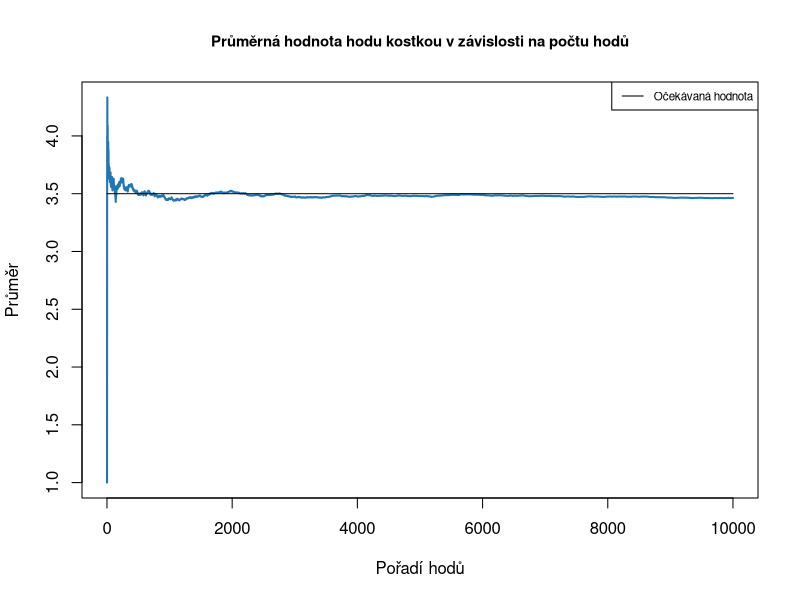
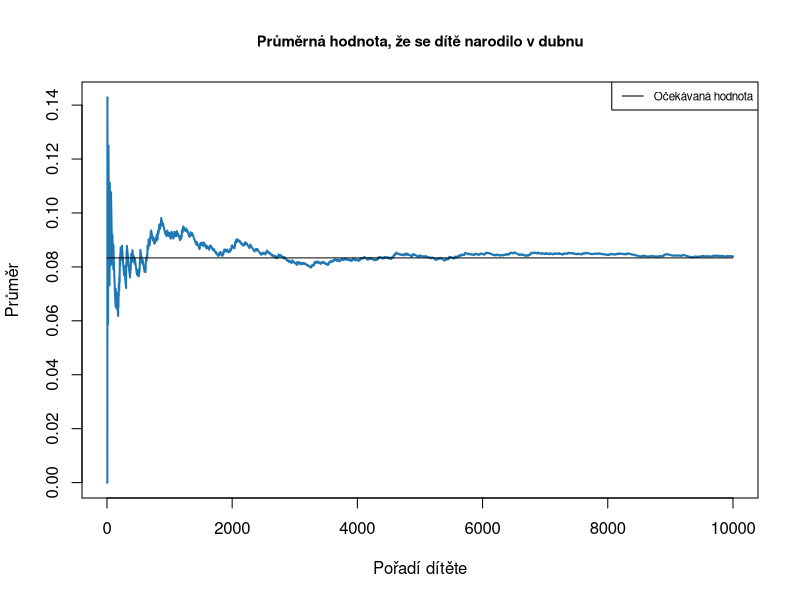
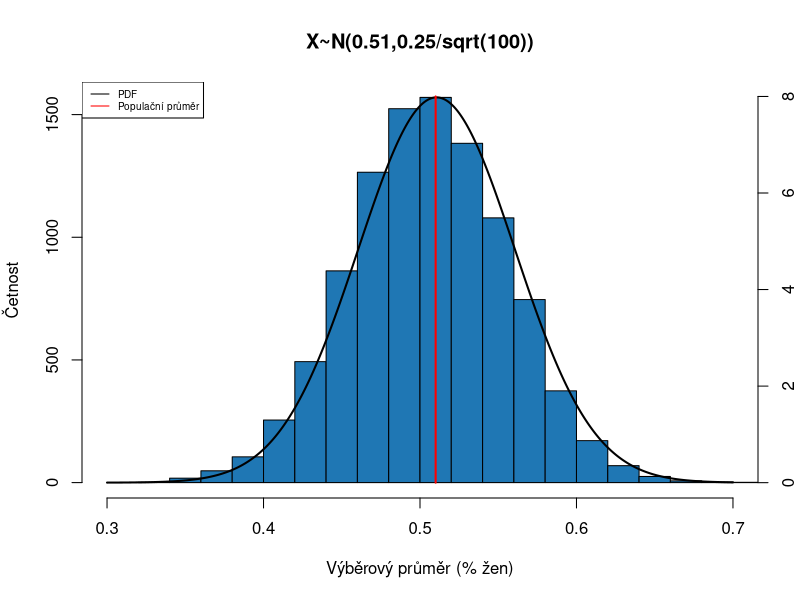
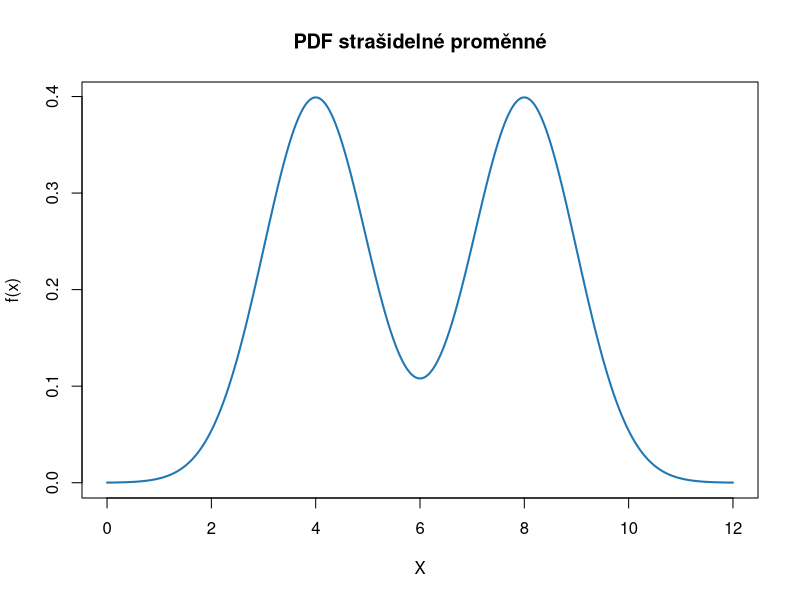
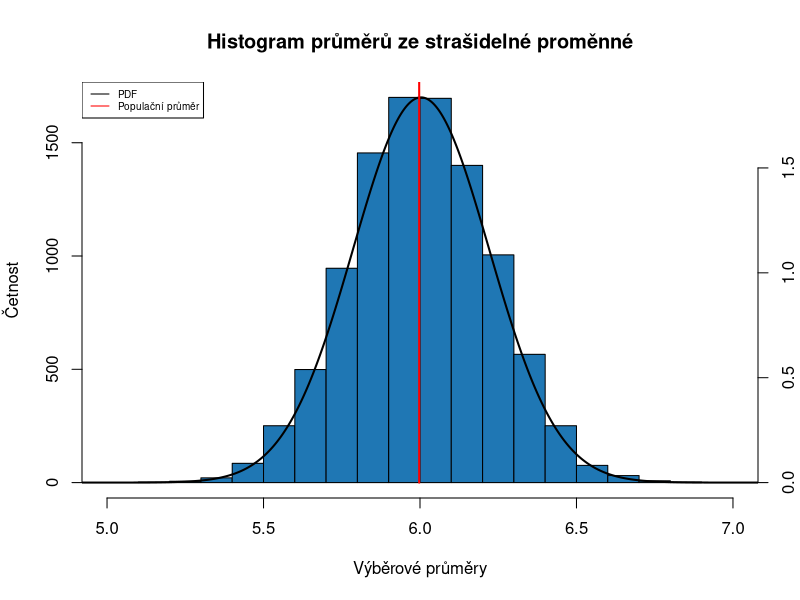
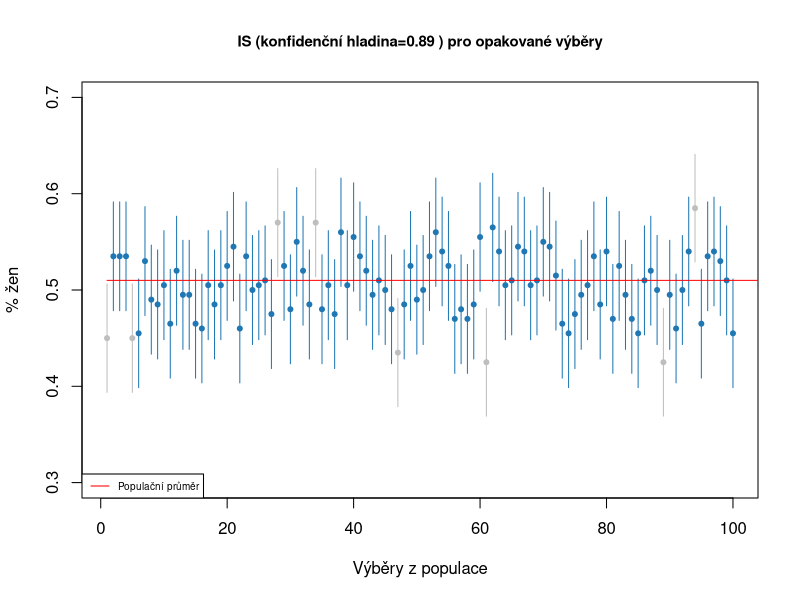

Reproduce these figures in R, in order.
## ---- chunk 1
knitr::opts_chunk$set(echo = TRUE, fig.width = 10)
set.seed(10)
## ---- chunk 2
a <- 1
b <- 6
ocekavana_hodnota <- (a+b)/2

# 10 hodů
n <- 10
kostka <- c(1:6)
hody_n10 <- sample(kostka, size = 10, replace = TRUE)
prumer_n10 <- mean(hody_n10)
print(paste0("Průměr ", n, " hodů je: ", prumer_n10))

# nasimulujeme si velke mnozstvi hodu kostkou
n <- 10000
hody <- sample(c(1:6), replace = TRUE, prob = rep(1/6, 6), size = n)
# vytvorime si vektor, do ktereho budeme ukladat prumery
prumer <- rep(0, n)
# vypocitame kumulativni prumer 
for(i in c(1:n)) {
  prumer[i] <- mean(hody[1:i])
}
#zobrazime
plot(prumer, 
     xlab = "Pořadí hodů", ylab = "Průměr", 
     main = "Průměrná hodnota hodu kostkou v závislosti na počtu hodů", 
     cex.main = 0.9, # mensi title, aby se vesel
     type = "l", lwd = 2,
     col = "#1f77b4")
lines(c(1,10000), c(ocekavana_hodnota, ocekavana_hodnota), 
      col = "black")
legend("topright", 
       legend = c("Očekávaná hodnota"), 
       col = "black", lty = 1,
       cex = 0.7)
## ---- chunk 3
ocekavana_hodnota <- 1/12
n <- 10000
# nasimulujeme velke mnozstvi deti. 1 pokud se narodily v dubnu 0, pokud ne
deti <- rbinom(n = n, size = 1, prob = ocekavana_hodnota)

# vektor kam budeme ukladat kumulativni prumer
prumer <- rep(0, n)
for(i in c(1:n)) {
  prumer[i] <- mean(deti[1:i])
}

#zobrazeni
plot(prumer, 
     xlab = "Pořadí dítěte", ylab = "Průměr", 
     main = "Průměrná hodnota, že se dítě narodilo v dubnu", 
     cex.main = 0.9, # mensi title, aby se vesel
     type = "l", lwd = 2,
     col = "#1f77b4")
lines(c(1,10000), c(ocekavana_hodnota, ocekavana_hodnota), 
      col = "black")
legend("topright", 
       legend = c("Očekávaná hodnota"), 
       col = "black", lty = 1,
       cex = 0.7)
## ---- chunk 4
# populacni hodnoty rozlozeni
p <- 0.51
rozptyl <- p*(1-p)

# pocet vyberu
k = 10000
# velikost vyberu
n = 100
# vytvorime vektor, kam budeme ukladat nase prumery
prumery <- rep(0, k)
for(i in c(1:k)) {
  # udelame nahodny vyber z populace
  vyber <- sample(c(1,0), size = n, prob = c(0.51, 0.49), replace = TRUE)
  # a ulozime prumer z vyberu
  prumery[i] <- mean(vyber)
}

# vypocitame parametry, ktere potrebujeme na zobrazeni teoretickeho normalniho rozlozeni prumeru, podle centralni limitni vety
sigma <- sqrt(rozptyl)
x <- seq(0.3, 0.7, by = 0.001)
standardni_chyba <- sigma/sqrt(n)
pdf <- dnorm(x, mean = mean(prumery), sd = standardni_chyba) # hustota pravdepodobnosti 

# zobrazime histogram prumeru (nase simulace)
hist(prumery, ylab= "Četnost", xlab = "Výběrový průměr (% žen)",
     xlim = c(0.3, 0.7), # musime urcit, aby byly prekryvajici ve stejne pozici vuci ose x
     col = "#1f77b4",
     main = "X~N(0.51,0.25/sqrt(100))")
par(new = TRUE) # na pridani nove osy
# nyni prekryjeme teoretickou hustotou pravdepodobnosti podle centralni limitni vety
plot(x, pdf, type = "l", 
     axes = FALSE, bty = "n", xlab = "", ylab = "", # nezobrazujeme osy, jinak by se prekryvaly
     xlim = c(0.3, 0.7),  # musime urcit, aby byly prekryvajici ve stejne pozici vuci ose x
     col = "black", lwd = 2)
lines(c(p,p), c(0,8), col = "red", lwd = 2)
axis(side=4)
mtext("f(x)", side=4, line=3)
#pridame legendu
legend("topleft", 
       legend = c("PDF", "Populační průměr"), 
       col = c("black", "red"), lty = c(1,1),
       cex = 0.6)
## ---- chunk 5
# nejdrive si vytvorme nejake silene rozlozeni
x <- seq(0, 12, length.out = 10000)
# vytvorime rozlozeni, ktere ma 2 vrcholy
pdf <- dnorm(x, mean = 4, sd = 1) + dnorm(x, mean = 8, sd = 1)

# ted vygenerujeme nahodnou promennou z tohoto rozlozeni
p <- pdf / sum(pdf) # pdf neni pravdepodonost, proto ji musime standardizovat, aby byla mezi 0 a 1
X <- sample(x, size = 1e6, replace = TRUE, prob = p) # vybere hodnoty x s pravdepodobnostni, ktera se rovna jejich standardizovane hustote pravdepodobnosti
ocekavana_hodnota <- mean(X)

#zobrazime si nasi promennou
plot(x, pdf, 
     ylab = "f(x)", xlab = "X", main = "PDF strašidelné proměnné",
     col = "#1f77b4", type = "l", lwd = 2)

# pojdme si opet ukazat,ze pokud bychom delali mnoho vyberu z tohoto rozlozeni, tak jejich prumery by byly normalne rozlozene a odpovidaly by rozlozeni popsanem v centralni limitni vete

# pocet vyberu
k = 10000
# velikost vyberu
n = 100
# vytvorime vektor, kam budeme ukladat nase prumery
prumery <- rep(0, k)
for(i in c(1:k)) {
  # udelame nahodny vyber z populace
  vyber <- sample(x, size = n, prob = p, replace = TRUE)
  # a ulozime prumer z vyberu
  prumery[i] <- mean(vyber)
}

# vypocitame parametry, ktere potrebujeme na zobrazeni teoretickeho normalniho rozlozeni prumeru, podle centralni limitni vety

# odhadneme smerodatnou odchylku z vyberu (treba toho posledniho z nasi for loop)
s = sd(vyber)
# standardni chyba
standardni_chyba <- s / sqrt(n)
pdf <- dnorm(x, mean = mean(prumery), sd = standardni_chyba)

# zobrazime histogram prumeru (nase simulace)
hist(prumery, ylab= "Četnost", xlab = "Výběrové průměry",
     xlim = c(5,7), # musime urcit, aby byly prekryvajici ve stejne pozici vuci ose x 
     col = "#1f77b4",
     main = "Histogram průměrů ze strašidelné proměnné")
par(new = TRUE) # na pridani nove osy
# nyni prekryjeme teoretickou hustotou pravdepodobnosti podle centralni limitni vety
plot(x, pdf, type = "l", 
     axes = FALSE, bty = "n", xlab = "", ylab = "", # nezobrazujeme osy, jinak by se prekryvaly
     xlim = c(5,7), # musime urcit, aby byly prekryvajici ve stejne pozici vuci ose x
     col = "black", lwd = 2)
lines(c(ocekavana_hodnota,ocekavana_hodnota), c(0,2), col = "red", lwd = 2)
axis(side=4)
mtext("f(x)", side=4, line=3)
#pridame legendu
legend("topleft", 
       legend = c("PDF", "Populační průměr"), 
       col = c("black", "red"), lty = c(1,1),
       cex = 0.6)
## ---- chunk 6
# nyni si nasimulujeme situaci, kdy mame pouze jeden vyber o velikosti 100 (jako v realnem vyzkumu)
n <- 100
vyber <- sample(c(1,0), size = n, prob = c(0.51, 0.49), replace = TRUE)

# urcime hladinu spolehlivosti (1-alpha)
alpha <- 0.11
# vypocitame vyberovy prumer
vyberovy_prumer <- mean(vyber)
# smerodatnou odchylku odhadneme z vyberu
s <- sd(vyber)
# vypocitame standardni chybu (tedy smerodatnou odchylku rozlozeni prumeru)
standardni_chyba <- s / sqrt(n)
# vypocitame z (vzdalenost od prumeru). Alpha /2 protoze chceme mit stejne procento rozlozeni na leve a prave strane rozlozeni
z <- qnorm(p = 1-alpha/2)
# vypocitame interval spolehlivosti
IS_89 <- c(vyberovy_prumer - z * standardni_chyba, vyberovy_prumer + z * standardni_chyba) 

print(paste0("Interval spolehlivosti na konfidenční hladině ", 1-alpha, " je: "))
print(IS_89)
## ---- chunk 7
interval_spolehlivosti <- function(x, alpha) {
  n <- length(x)
  vyberovy_prumer <- mean(x)
  standardni_chyba <- sd(x) / sqrt(n)
  z <- qnorm(p = 1-alpha/2)
  IS <- c(vyberovy_prumer - z * standardni_chyba, vyberovy_prumer + z * standardni_chyba) 
  return(IS)
}
## ---- chunk 8
# pocet simulaci
k = 100
# velikost vyberu
n <- 200
# urcime hladinu spolehlivosti
alpha <- 0.11
# populacni hodnota (tu sem davame, abychom se presvedcili, ze co jsme rekli nahore je pravda)
p <- 0.51

# pripravime si prazdny graf
 plot(c(1:k), seq(0.3, 0.7, length.out=k), 
      type = "n", #nechceme nic zobrazit
      xlab = "Výběry z populace", ylab = "% žen", 
      main = paste0("IS (konfidenční hladina=", 1-alpha," ) pro opakované výběry"), cex.main = 0.9,
      col = "grey")

 # nyní provedeme simulaci 
for(i in c(1:k)) {
  # udelame si vyber
  vyber <- sample(c(1,0), size = n, prob = c(0.51, 0.49), replace = TRUE)
  is_ <- interval_spolehlivosti(x = vyber, alpha = alpha)
  # zobrazime na grafu
  if((is_[1] >= p) | ((is_[2] <= p))) { # pokud je nas interval spolehlivosti mimo populacni hodnotu udelaj sede
    points(i, mean(vyber), 
         col = "grey", pch = 20)
    lines(c(i,i), is_, col = "grey")
  } else { # pokud je p uvnitr intervalu spolehlivosti pak zobraz modre 
    points(i, mean(vyber), 
         col = "#1f77b4", pch = 20)
    lines(c(i,i), is_, col = "#1f77b4")
  }
}
# pridame populacni prumer 
lines(c(1,n), c(p,p), col = "red")
# pridame legendu
legend("bottomleft", 
       legend = c("Populační průměr"), 
       col = c("red"), lty = c(1),
       cex = 0.6)
## ---- chunk 9
# mame pouze jeden vyber o velikosti 100 (jako v realnem vyzkumu)
n <- 100
p <- 0.51
vyber <- sample(c(1,0), size = n, prob = c(0.51, 0.49), replace = TRUE)

# pocet vyberu s opakovanim z nasi promenne
k <- 10000
# vytvorime si vektor, kam ulozime prumery
prumery_b <- rep(0, k)

#udelame bootstrapping
for(i in c(1:k)) {
    prumery_b[i] <- mean(sample(vyber, size = n, replace = TRUE))
}

# urcime hladinu spolehlivosti (1-alpha)
alpha <- 0.11
# vypocitame kvantily
boostrap_is_89 <- quantile(prumery_b, 
                           probs = c(alpha/2, 1-alpha/2) # kvantil 0.055 a 0.945
                           )
print(paste0(alpha/2, " a ", 1-alpha/2, " kvantily empirického boostrapovanáho rozložení průměru je: "))
print(boostrap_is_89)


print(paste0("Interval spolehlivosti (vypočítaný analyticky) na konfidenční hladině ", 1-alpha, " je: "))
print(interval_spolehlivosti(vyber, alpha))
